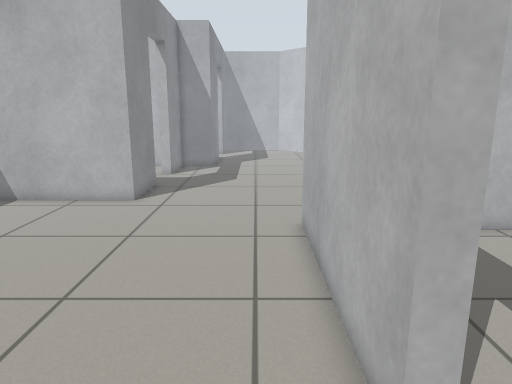
View 1 (above)

22 first-person views from a walk through a robot-simulator world made for Gazebo. The camera is 0.94 m above the floor, tilts 12° down and sees 70° across. The floor is counted in squares, 0.25 m on a side. Each view is taken from the middle of a square. On the plan, view 1 faces up. The plan holds only what a view shows up to about 20 squares ahead; the rest is blank. The place goes on beyond the plan.

View 2
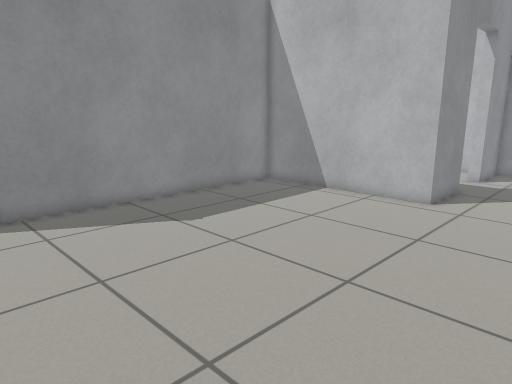

View 3
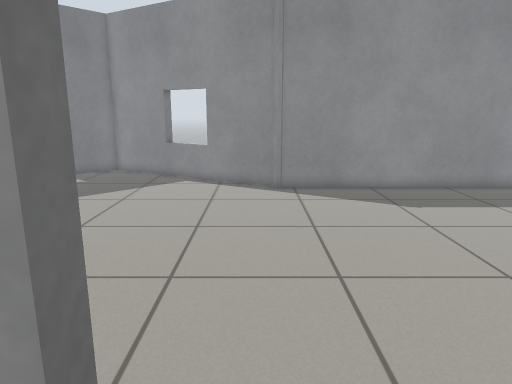

View 4
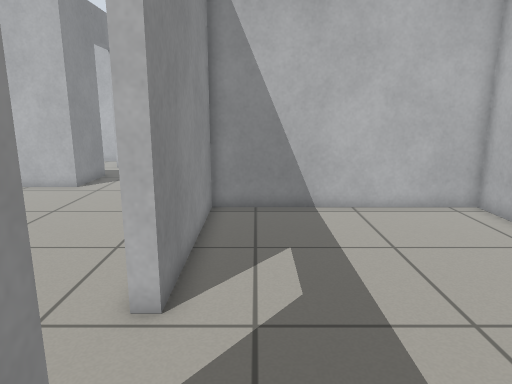

View 5
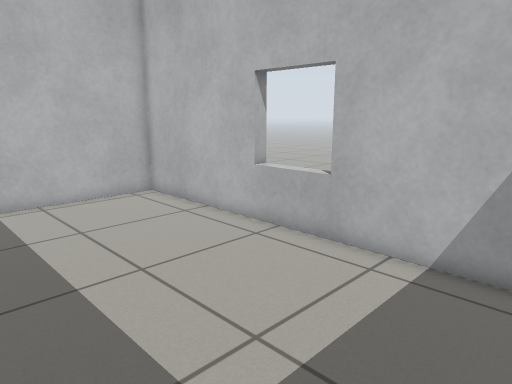

View 6
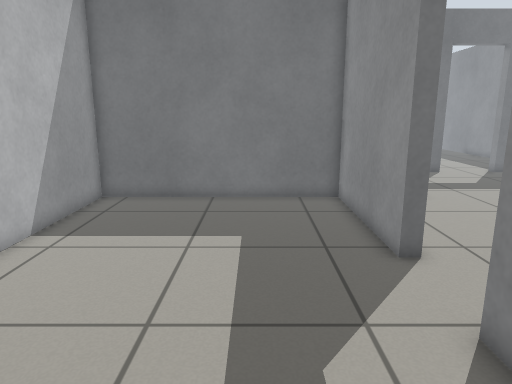

View 7
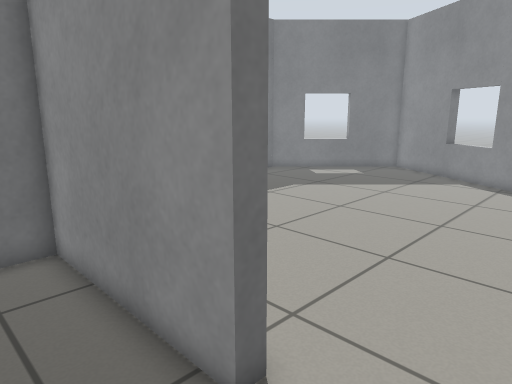

View 8
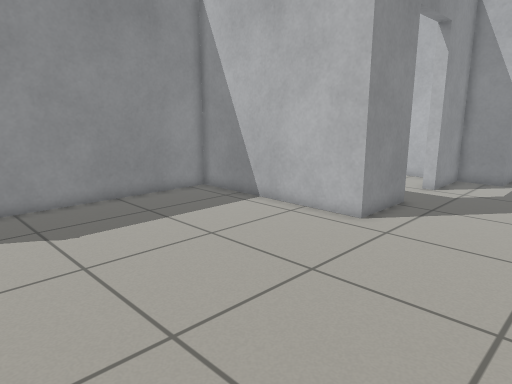

View 9
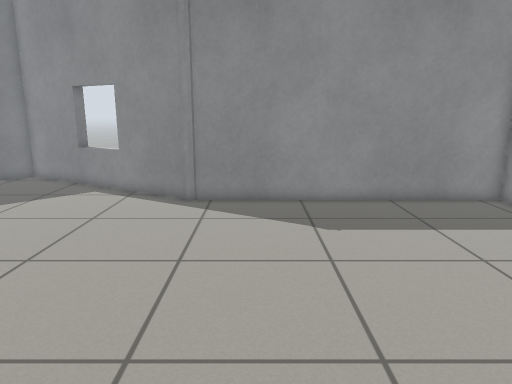

View 10
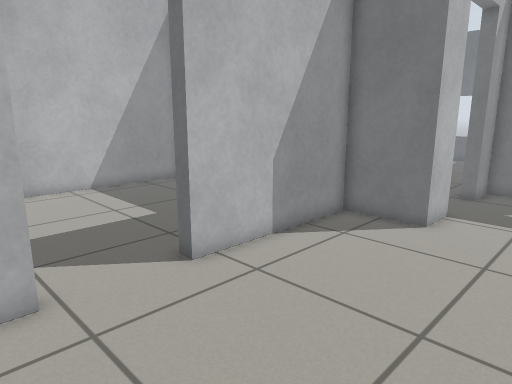

View 11
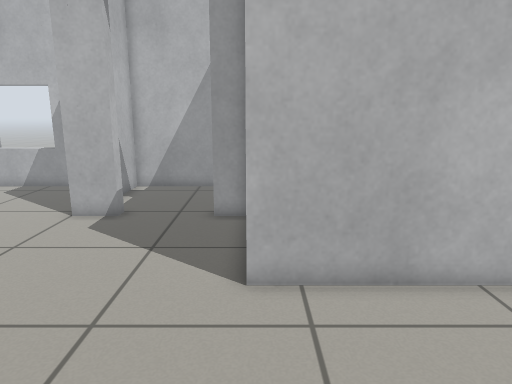

View 12
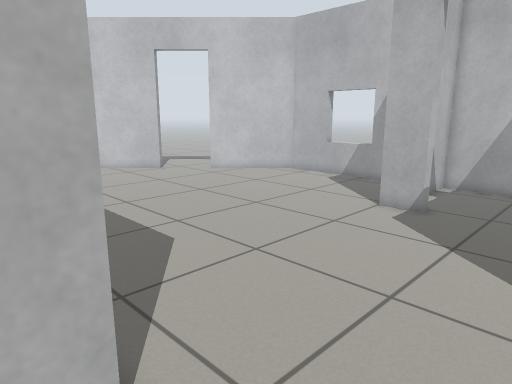

View 13
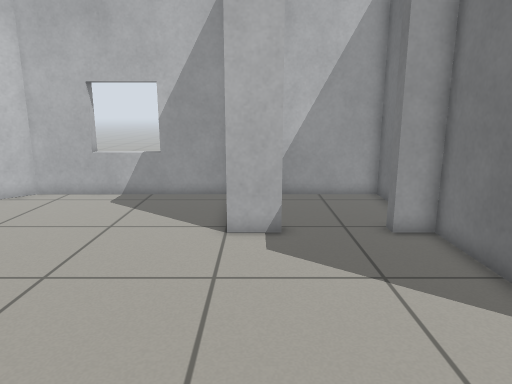

View 14
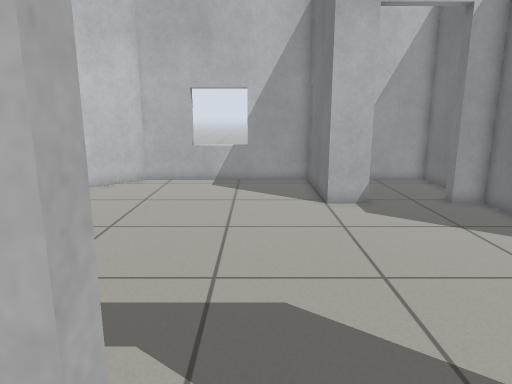

View 15
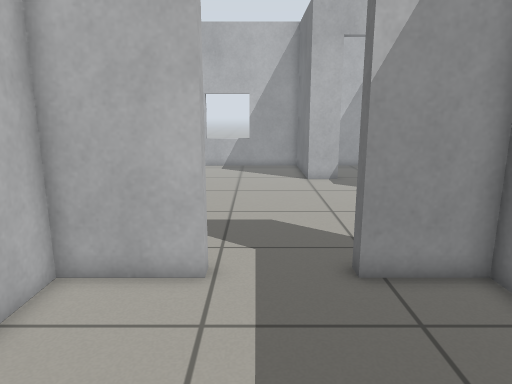

View 16
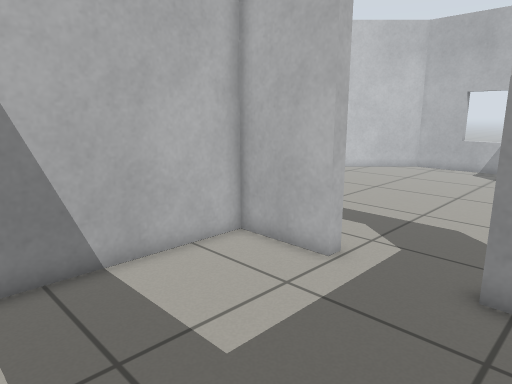

View 17
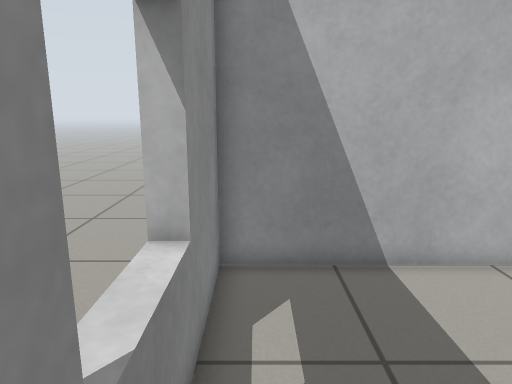

View 18
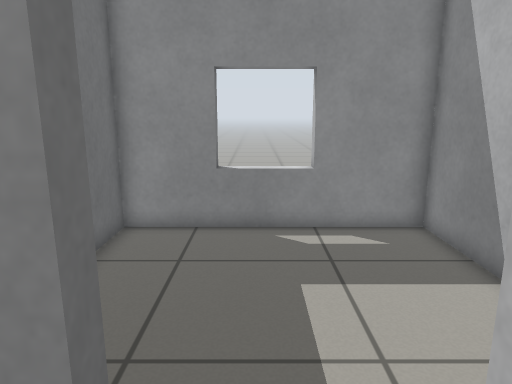

View 19
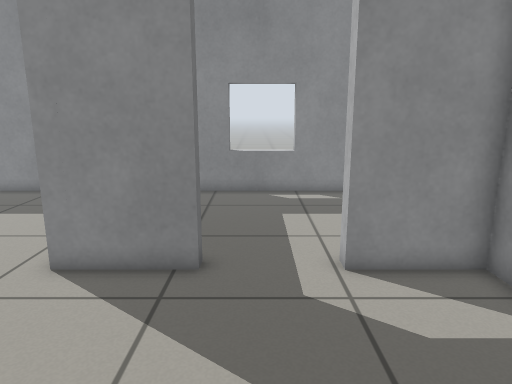

View 20
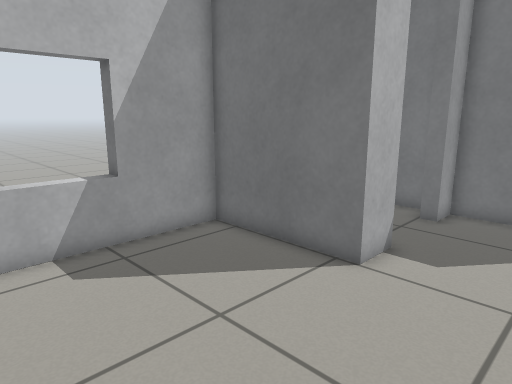

View 21
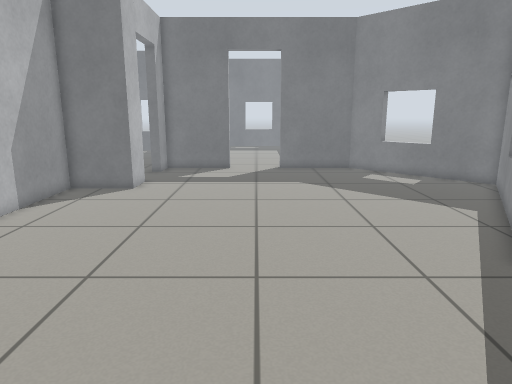

View 22
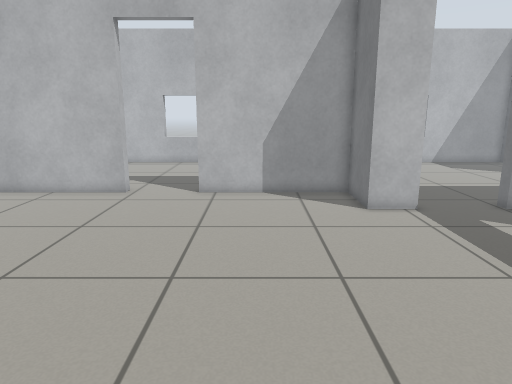

### Floor plan
Ten units are one square. View 1 is at (0, 0); x grows to the right and y downward. Boxes are objects, and circles mark ways between rooms. Rooms are numbered by the first view taken in them; rooms with no view inside come last. Other rooms are left out.
<svg viewBox="-170 -280 306 380">
<path fill="none" stroke="#000" d="M-148 -24 -165 6M16 -34 16 -122M-17 95 -17 75 16 75 16 2M-54 -159 -149 -159 -149 -19M22 2 22 75 131 75 131 -116 22 -116 22 -34M80 -172 73 -172 73 -189 131 -189 131 -275M-32 -267 -54 -267 -54 -232M-54 -196 -54 -159M36 -122 73 -122 73 -136M-32 -275 -32 -267M-60 -232 -60 -267 -149 -267 -149 -165 -126 -165M-60 -165 -60 -196M84 -122 131 -122 131 -183 110 -183"/>
<circle cx="20" cy="-15" r="3" fill="#2a7"/>
<circle cx="-20" cy="-139" r="3" fill="#2a7"/>
<circle cx="-60" cy="-215" r="3" fill="#2a7"/>
<circle cx="76" cy="-153" r="3" fill="#2a7"/>
<text x="-70" y="-20">1</text>
<text x="70" y="-20">2</text>
<text x="30" y="-210">3</text>
<text x="-110" y="-220">4</text>
<text x="100" y="-150">5</text>
</svg>
Room 1 opens to room 2. Room 1 opens to room 3. Room 3 opens to room 4. Room 3 opens to room 5.

Where each view was taken, in squares from view 1:
view 1: 0 up, 0 right, facing up
view 2: 0 up, 0 right, facing up-left
view 3: 1 up, 4 right, facing left
view 4: 3 down, 4 right, facing up
view 5: 5 down, 4 right, facing up-right
view 6: 9 up, 6 right, facing down
view 7: 3 up, 5 right, facing down-left
view 8: 4 up, 1 right, facing up-left
view 9: 5 up, 1 right, facing left
view 10: 5 up, 6 left, facing down-right
view 11: 12 up, 6 left, facing right
view 12: 12 up, 7 left, facing up-right
view 13: 18 up, 4 left, facing right
view 14: 22 up, 8 left, facing right
view 15: 22 up, 14 left, facing right
view 16: 18 up, 14 left, facing up-right
view 17: 18 up, 14 left, facing up
view 18: 21 up, 3 left, facing left
view 19: 21 up, 3 right, facing left
view 20: 27 up, 3 right, facing down-right
view 21: 11 up, 8 left, facing down
view 22: 3 down, 16 left, facing right
